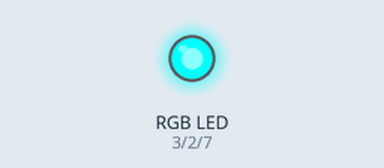
Bench run of a sketch on a simulated Arduino Uno, built with avr-gcc and run on an emulated ATmega328P. Shown: an RGB LED mixed from three pins (HIGH = lit).

Above: at 2.5 s.
At 12.5 s:
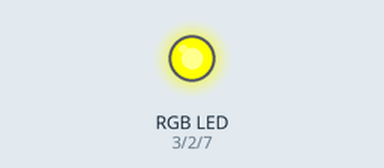
At 17.5 s:
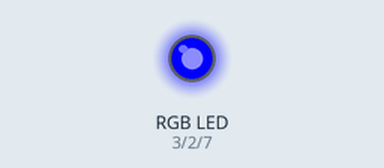
At 22.5 s:
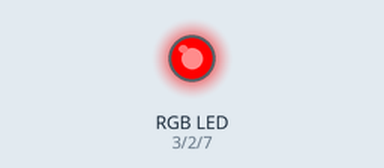
At 32.5 s:
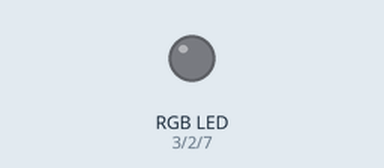
At 47.5 s:
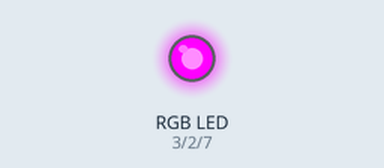
Timing chart, 0 to 52.0 s (numbered marks = the images above):
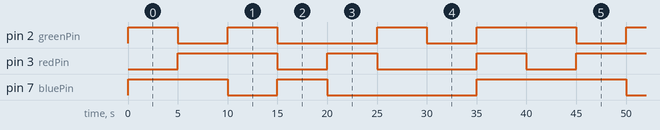

The sketch:

commonAnodeRGbledTest.ino
```cpp
int redPin = 3, greenPin = 2, bluePin = 7;
enum color {RED, GREEN, BLUE, YELLOW, CYAN, PURPLE, WHITE, OFF};


void setup() {
    // put your setup code here, to run once:
    pinMode(redPin, OUTPUT);
    pinMode(greenPin, OUTPUT);
    pinMode(bluePin, OUTPUT);
    digitalWrite(redPin, HIGH);
    digitalWrite(bluePin, HIGH);
    digitalWrite(greenPin, HIGH);
}

void loop() {


    int del = 5000;
    setColor(RED);
    delay(del);
    setColor(GREEN);
    delay(del);
    setColor(BLUE);
    delay(del);
    setColor(YELLOW);
    delay(del);
    setColor(CYAN);
    delay(del);
    setColor(PURPLE);
    delay(del);
    setColor(WHITE);
    delay(del);
    setColor(OFF);
    delay(del);
}

void setColor(color ledColor){
    switch(ledColor){
        case RED:
            //redPin
            digitalWrite(redPin, LOW);
            digitalWrite(greenPin, HIGH);
            digitalWrite(bluePin, HIGH);
        break;
        case GREEN:
            //greenPin
            digitalWrite(redPin, HIGH);
            digitalWrite(greenPin, LOW);
            digitalWrite(bluePin, HIGH);
        break;
        case BLUE:
            //bluePin
            digitalWrite(redPin, HIGH);
            digitalWrite(greenPin, HIGH);
            digitalWrite(bluePin, LOW);
        break;
        case YELLOW:
            //yellow
            digitalWrite(redPin, LOW);
            digitalWrite(greenPin, LOW);
            digitalWrite(bluePin, HIGH);
        break;
        case CYAN:
            //cyan
            digitalWrite(redPin, HIGH);
            digitalWrite(greenPin, LOW);
            digitalWrite(bluePin, LOW);
        break;
        case PURPLE:
            //purple.
            digitalWrite(redPin, LOW);
            digitalWrite(greenPin, HIGH);
            digitalWrite(bluePin, LOW);
        break;
        case WHITE:
            // white
            digitalWrite(redPin, LOW);
            digitalWrite(greenPin, LOW);
            digitalWrite(bluePin, LOW);
        break;
        default:
            // off
            digitalWrite(redPin, HIGH);
            digitalWrite(greenPin, HIGH);
            digitalWrite(bluePin, HIGH);
        break;
    }

}
```

Measured:
- by itself, pin 2 (greenPin): repeats every 40.0 s: HIGH 5.0 s, LOW 10.0 s, HIGH 5.0 s, LOW 5.0 s, HIGH 10.0 s, LOW 5.0 s
- by itself, pin 3 (redPin): repeats every 40.0 s: LOW 5.0 s, HIGH 5.0 s, LOW 10.0 s, HIGH 5.0 s, LOW 5.0 s, HIGH 10.0 s
- by itself, pin 7 (bluePin): repeats every 40.0 s: HIGH 5.0 s, LOW 15.0 s, HIGH 15.0 s, LOW 5.0 s
